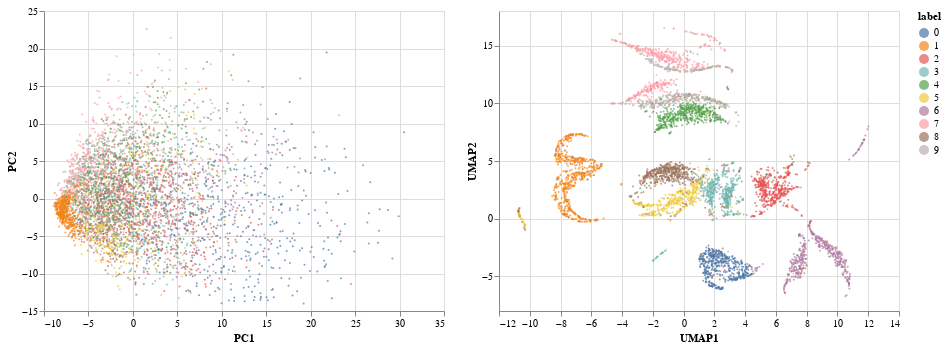

Notebook cell for this chart:
### Markdown cell above
## Comparativa de PCA/UMAP

### Code cell
brush = alt.selection(type='interval', resolve='global')

scatter1 = alt.Chart(vis_df).mark_circle(size=4).encode(
    x='PC1:Q',
    y='PC2:Q',
    color = alt.condition(brush, alt.Color('label:N'), alt.value('lightgray')),
    tooltip=['label']
).add_selection(brush)

scatter2 = alt.Chart(vis_df).mark_circle(size=4).encode(
    x='UMAP1:Q',
    y='UMAP2:Q',
    color = alt.condition(brush, alt.Color('label:N'), alt.value('lightgray')),
    tooltip=['label']
).add_selection(brush)

scatter1 | scatter2

### Figure 1 — Vega-Lite specification as saved in the notebook (floating-point values rounded to 4 significant figures; data arrays with more than 128 entries replaced by an {"elided": "..."} marker saying what was removed)
{"config": {"view": {"continuousWidth": 400, "continuousHeight": 300}}, "hconcat": [{"mark": {"type": "circle", "size": 4}, "encoding": {"color": {"condition": {"type": "nominal", "field": "label", "selection": "selector003"}, "value": "lightgray"}, "tooltip": [{"type": "quantitative", "field": "label"}], "x": {"type": "quantitative", "field": "PC1"}, "y": {"type": "quantitative", "field": "PC2"}}, "selection": {"selector003": {"type": "interval", "resolve": "global"}}}, {"mark": {"type": "circle", "size": 4}, "encoding": {"color": {"condition": {"type": "nominal", "field": "label", "selection": "selector003"}, "value": "lightgray"}, "tooltip": [{"type": "quantitative", "field": "label"}], "x": {"type": "quantitative", "field": "UMAP1"}, "y": {"type": "quantitative", "field": "UMAP2"}}, "selection": {"selector003": {"type": "interval", "resolve": "global"}}}], "data": {"name": "data-2589f887d1e3c74afb166a1304ba8954"}, "$schema": "https://vega.github.io/schema/vega-lite/v4.8.1.json", "datasets": {"data-2589f887d1e3c74afb166a1304ba8954": {"elided": "5000 records"}}}
